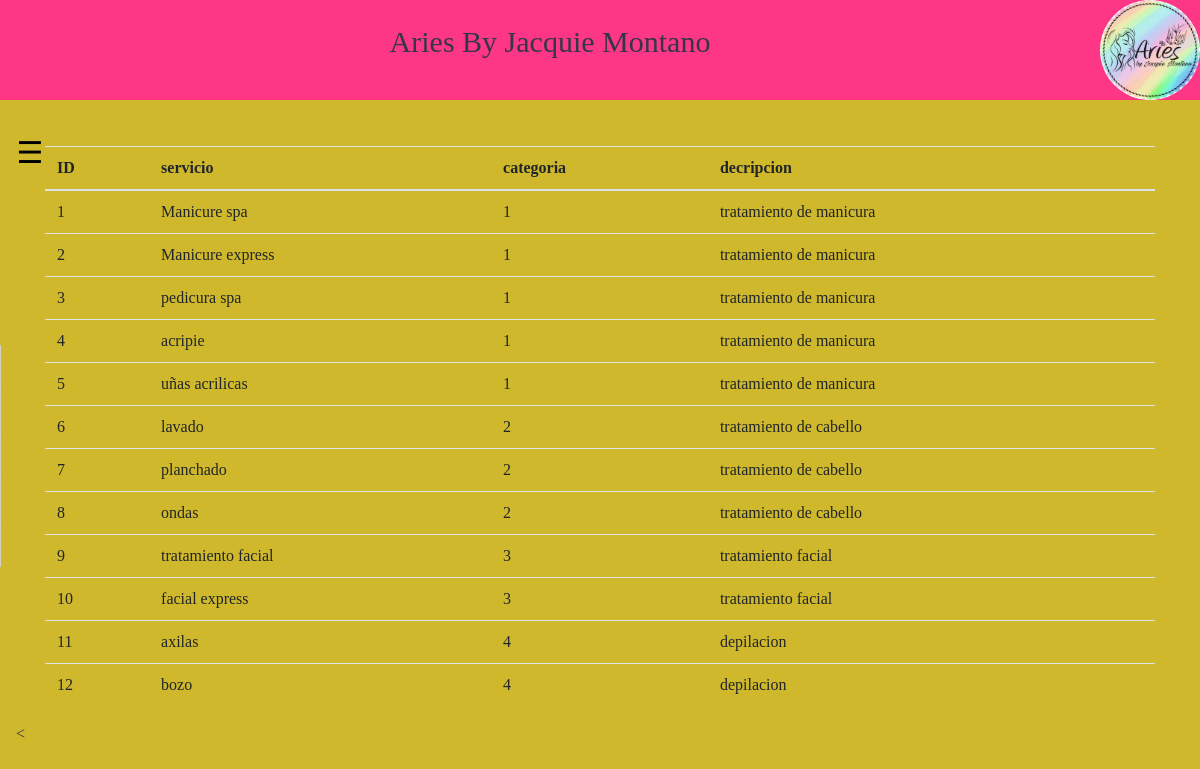
/cliente/servicios.php, run on the app's committed database.
### tables this page shows
CREATE TABLE `servicios` (
  `idservicios` int(11) NOT NULL AUTO_INCREMENT,
  `nombreservicios` varchar(20) DEFAULT NULL,
  `idtipo` int(11) DEFAULT NULL,
  `descripcionservi` varchar(100) DEFAULT NULL,
  PRIMARY KEY (`idservicios`),
  KEY `idtipo` (`idtipo`),
  CONSTRAINT `idtipo` FOREIGN KEY (`idtipo`) REFERENCES `tiposervicio` (`idtipo`)
);

### cliente/servicios.php (the view, shortened to what this page needs)
<?php
$usuario = "root";
$servidor = "localhost";
$conexion = mysqli_connect($servidor,$usuario,"");
?>
<html lang="en">
<head>
<link rel="stylesheet" href="https://stackpath.bootstrapcdn.com/bootstrap/4.5.0/css/bootstrap.min.css">
</head>
<body>
<?php
    require_once('menucliente.php');
    ?>
      <div class="modal-body">
        <form>
        <div class="container">
    <table class="table">
    <thead>
    <tr>
      <th scope="col">ID</th>
      <th scope="col">servicio</th>
      <th scope="col">categoria</th>
      <th scope="col">decripcion</th>
    </tr>
  </thead>
  <tbody>
  <tr>
 <?php
        $consulta5 = 'SELECT * from servicios';
        $resultado5 = mysqli_query($conexion,$consulta5);
        while ($columna5 = mysqli_fetch_array( $resultado5 ))
        {
            echo "<tr>";
            echo "<td>" . $columna5['idservicios'] . "</td><td> " . $columna5['nombreservicios'] . "</td>";
            echo "<td>" . $columna5['idtipo'] . "</td><td>" . $columna5['descripcionservi'] . "</td>";
            echo "</tr>";
           }
      ?>
  </tr>
  </tbody>
    </table>
    </div>
      <
</body>
</html>

### cliente/menucliente.php (shortened to what this page needs)
<!DOCTYPE html>
<html>
<head>
	<link rel="stylesheet" type="text/css" href="../css/menu.css">
</head>
<header>&nbsp;&nbsp;&nbsp;&nbsp;&nbsp;&nbsp;&nbsp;&nbsp;&nbsp;&nbsp;&nbsp;&nbsp;&nbsp;&nbsp;&nbsp;&nbsp;&nbsp;&nbsp;&nbsp;&nbsp;&nbsp;&nbsp;&nbsp;&nbsp;
        <img class="logo" src="../fotos/logo.jpg">&nbsp;&nbsp;&nbsp;&nbsp;&nbsp;&nbsp;&nbsp;&nbsp;&nbsp;&nbsp;&nbsp;&nbsp;
        <center><h1>Aries By Jacquie Montano</h1></center>
    </header>
<body>
    <div id="sidebar">
    <div class="toggle-btn">
            <span>&#9776;</span>
    </div>
    </div>
</body>
</html>

### CSS/menu.css (style rules this page uses)
* { margin: 0; padding: 0; }
header { width: 100%; overflow: hidden; background: #fe3686; margin-bottom: 30px; }
header h1 { color: #343749; font-size: 30px; float: center; }
header .logo { height: 100px; width: 100px; border-radius: 50%; float: right; }
#sidebar { position: absolute; width: 200px; height: 100%; background: white; color: #ffcfd8; left: -200px; transition: all 0.5s linear; }
#sidebar .toggle-btn { position: absolute; left: 210px; top: 0.3px; cursor: pointer; }
#sidebar .toggle-btn span { display: block; width: 40px; text-align: center; font-size: 30px; color: black; }

### cliente/servicios.php (style rules this page uses)
body { margin: 0; padding: 0; background: #cfb82b; color: #343749; font-family: 'gisha'; }

### data on the page
servicios: idservicios "1", nombreservicios "Manicure spa", idtipo "1", descripcionservi "tratamiento de manicura"
servicios: idservicios "2", nombreservicios "Manicure express", idtipo "1", descripcionservi "tratamiento de manicura"
servicios: idservicios "3", nombreservicios "pedicura spa", idtipo "1", descripcionservi "tratamiento de manicura"
servicios: idservicios "4", nombreservicios "acripie", idtipo "1", descripcionservi "tratamiento de manicura"
servicios: idservicios "5", nombreservicios "uñas acrilicas", idtipo "1", descripcionservi "tratamiento de manicura"
servicios: idservicios "6", nombreservicios "lavado", idtipo "2", descripcionservi "tratamiento de cabello"
servicios: idservicios "7", nombreservicios "planchado", idtipo "2", descripcionservi "tratamiento de cabello"
servicios: idservicios "8", nombreservicios "ondas", idtipo "2", descripcionservi "tratamiento de cabello"
servicios: idservicios "9", nombreservicios "tratamiento facial", idtipo "3", descripcionservi "tratamiento facial"
servicios: idservicios "10", nombreservicios "facial express", idtipo "3", descripcionservi "tratamiento facial"
servicios: idservicios "11", nombreservicios "axilas", idtipo "4", descripcionservi "depilacion"
servicios: idservicios "12", nombreservicios "bozo", idtipo "4", descripcionservi "depilacion"
